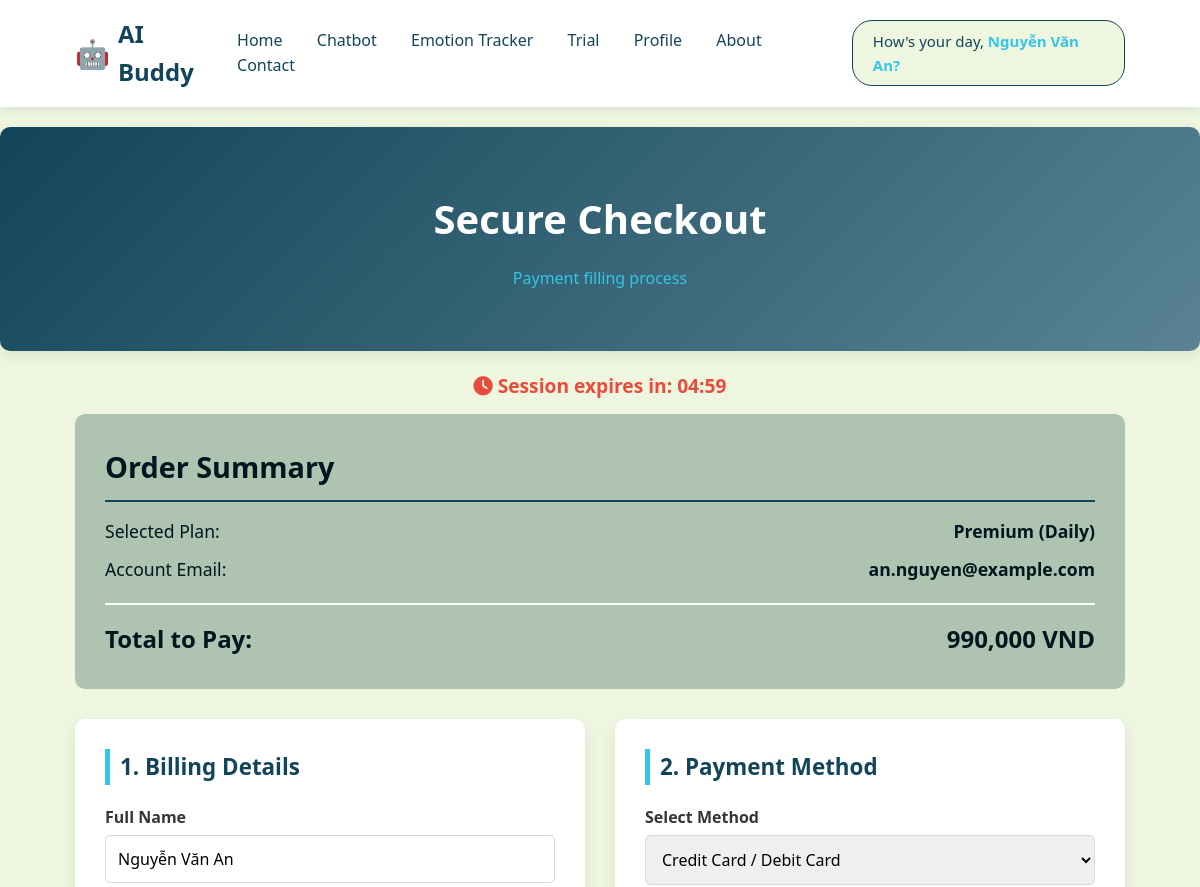
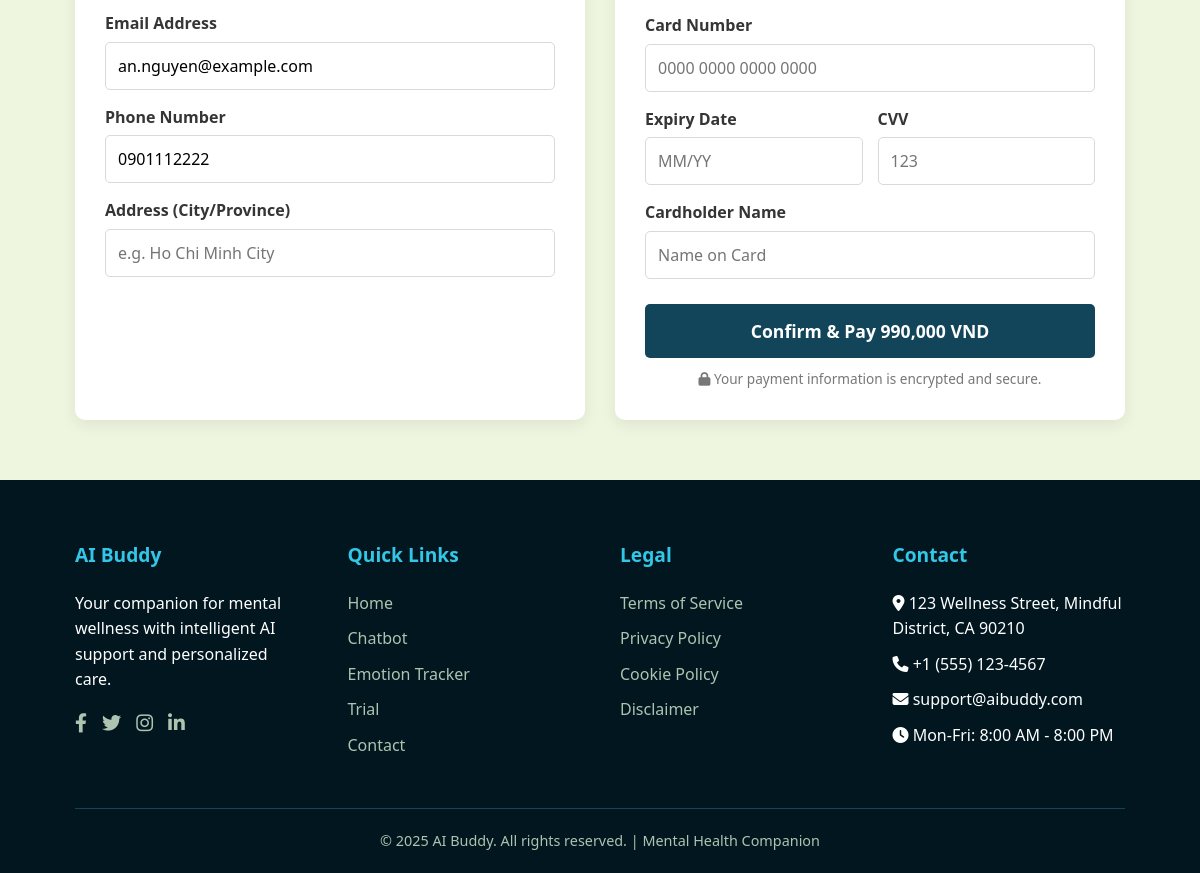
The page /user_aibuddy/AIBuddy_Checkout.php?plan_id=3 (signed in) on the database its author committed (2 pictures, top to bottom).
### tables this page shows
CREATE TABLE `users` (
  `UserID` int(11) NOT NULL,
  `UserName` varchar(100) NOT NULL,
  `UserEmail` varchar(100) NOT NULL,
  `UserPassword` varchar(255) NOT NULL,
  `BirthDate` date DEFAULT NULL,
  `PhoneNumber` varchar(20) DEFAULT NULL,
  `Gender` varchar(10) DEFAULT NULL,
  `UsageLeft` int(11) DEFAULT 0 COMMENT 'Số lần sử dụng còn lại',
  `IsTrialActive` tinyint(1) DEFAULT 0 COMMENT 'Đang dùng thử hay không',
  `secret_answer` varchar(255) NOT NULL
);

CREATE TABLE `plan` (
  `PlanID` int(11) NOT NULL,
  `PlanName` varchar(100) NOT NULL,
  `PlanDescription` text DEFAULT NULL,
  `PlanPrice` decimal(10,2) DEFAULT NULL,
  `BillingCycle` varchar(20) DEFAULT NULL,
  `PlanVideoURL` varchar(255) DEFAULT NULL
);

### user_aibuddy/AIBuddy_Checkout.php (the view, shortened to what this page needs)
<?php
require_once 'config/db.php';
$UserID = $_SESSION['userid'];
$PlanID = $_GET['plan_id'] ?? null;
$stmt = $conn->prepare("SELECT PlanID, PlanName, PlanPrice, BillingCycle FROM plan WHERE PlanID = ?");
$stmt->bind_param("i", $PlanID);
$stmt->execute();
$plan = $stmt->get_result()->fetch_assoc();
$stmt = $conn->prepare("SELECT UserID, UserName, UserEmail, PhoneNumber FROM users WHERE UserID = ?");
$stmt->bind_param("i", $UserID);
$stmt->execute();
$user = $stmt->get_result()->fetch_assoc();
?>
<!DOCTYPE html>
<html lang="en">
<head>
    <link rel="stylesheet" href="https://cdnjs.cloudflare.com/ajax/libs/font-awesome/6.4.0/css/all.min.css">
</head>
<body>
    <header>
        <div class="container header-content">
            <div class="logo"><span class="logo-icon">🤖</span> AI Buddy</div>
            <nav>
              <a href="AIBuddy_Homepage.php">Home</a>
        <a href="AIBuddy_Chatbot.php">Chatbot</a>
        <a href="AIBuddy_EmotionTracker.php">Emotion Tracker</a>
        <a href="AIBuddy_Trial.php">Trial</a>
        <a href="AIBuddy_Profile.php">Profile</a>
        <a href="AIBuddy_About.php">About</a>
        <a href="AIBuddy_Contact.php">Contact</a>
            </nav>
            <?php if (isset($user['UserName'])): ?>
                <div class="user-greeting-badge">How's your day, <strong><?= htmlspecialchars($user['UserName']) ?>?</strong></div>
            <?php endif; ?>
        </div>
    </header>
    <section class="page-hero">
        <div class="container">
            <h1>Secure Checkout</h1>
            <ul class="breadcrumb">
                <li style="color: var(--accent);">Payment filling process</li>
            </ul>
        </div>
    </section>
    <div class="container">
        <div class="payment-timer">
            <i class="fas fa-clock"></i> Session expires in: <span id="timer-value">05:00</span>
        </div>
        <div class="order-information">
            <h2>Order Summary</h2>
            <div class="order-row">
                <span>Selected Plan:</span>
                <strong><?= htmlspecialchars($plan['PlanName']) ?> (<?= htmlspecialchars($plan['BillingCycle']) ?>)</strong>
            </div>
            <div class="order-row">
                <span>Account Email:</span>
                <strong><?= htmlspecialchars($user['UserEmail']) ?></strong>
            </div>
            <div class="order-total">
                <span>Total to Pay:</span>
                <span><?= number_format($plan['PlanPrice']) ?> VND</span>
            </div>
        </div>
        <form method="post">
            <section class="payment-section">
                <div class="payment-col">
                    <h3>1. Billing Details</h3>
                    <div class="form-group">
                        <label>Full Name</label>
                        <input type="text" name="FullName" class="form-control" value="<?= htmlspecialchars($user['UserName']) ?>" required>
                    </div>
                    <div class="form-group">
                        <label>Email Address</label>
                        <input type="email" name="UserEmail" class="form-control" value="<?= htmlspecialchars($user['UserEmail']) ?>" required>
                    </div>
                    <div class="form-group">
                        <label>Phone Number</label>
                        <input type="text" name="PhoneNumber" class="form-control" value="<?= htmlspecialchars($user['PhoneNumber']) ?>" required>
                    </div>
                    <div class="form-group">
                        <label>Address (City/Province)</label>
                        <input type="text" name="City" class="form-control" required placeholder="e.g. Ho Chi Minh City">
                    </div>
                </div>
                <div class="payment-col">
                    <h3>2. Payment Method</h3>
                    <div class="form-group">
                        <label>Select Method</label>
                        <select name="PaymentMethod" id="paymentMethod" class="form-control" required>
                            <option value="Credit Card">Credit Card / Debit Card</option>
                        </select>
                    </div>
                    <div id="card-details">
                        <div class="form-group">
                            <label>Card Number</label>
                            <input type="text" name="CardNumber" class="form-control" placeholder="0000 0000 0000 0000" maxlength="19">
                        </div>
                        <div style="display:flex; gap:15px;">
                            <div class="form-group" style="flex:1">
                                <label>Expiry Date</label>
                                <input type="text" name="Expiry" id="expiryInput" class="form-control" placeholder="MM/YY" maxlength="5">
                            </div>
                            <div class="form-group" style="flex:1">
                                <label>CVV</label>
                                <input type="password" name="CVV" class="form-control" placeholder="123" maxlength="3">
                            </div>
                        </div>
                        <div class="form-group">
                            <label>Cardholder Name</label>
                            <input type="text" name="CardHolder" class="form-control" placeholder="Name on Card">
                        </div>
                    </div>
                    <button type="submit" class="btn">Confirm & Pay <?= number_format($plan['PlanPrice']) ?> VND</button>
                    <p style="margin-top:10px; font-size:0.85rem; color:#777; text-align:center;">
                        <i class="fas fa-lock"></i> Your payment information is encrypted and secure.
                    </p>
                </div>
            </section>
        </form>
    </div>
  <footer>
    <div class="container">
      <div class="footer-content">
        <div class="footer-column">
          <h3>AI Buddy</h3>
          <p>Your companion for mental wellness with intelligent AI support and personalized care.</p>
          <div class="social-links">
            <a href="#"><i class="fab fa-facebook-f"></i></a>
            <a href="#"><i class="fab fa-twitter"></i></a>
            <a href="#"><i class="fab fa-instagram"></i></a>
            <a href="#"><i class="fab fa-linkedin-in"></i></a>
          </div>
        </div>
        <div class="footer-column">
          <h3>Quick Links</h3>
          <ul>
            <li><a href="AIBuddy_Homepage.php">Home</a></li>
            <li><a href="AIBuddy_Chatbot.php">Chatbot</a></li>
            <li><a href="AIBuddy_EmotionTracker.php">Emotion Tracker</a></li>
            <li><a href="AIBuddy_Trial.php">Trial</a></li>
            <li><a href="AIBuddy_Contact.php">Contact</a></li>
          </ul>
        </div>
        <div class="footer-column">
          <h3>Legal</h3>
          <ul>
            <li><a href="AIBuddy_Terms of Service.php">Terms of Service</a></li>
            <li><a href="AIBuddy_PrivacyPolicy.php">Privacy Policy</a></li>
            <li><a href="#">Cookie Policy</a></li>
            <li><a href="#">Disclaimer</a></li>
          </ul>
        </div>
        <div class="footer-column">
          <h3>Contact</h3>
          <ul>
            <li><i class="fas fa-map-marker-alt"></i> 123 Wellness Street, Mindful District, CA 90210</li>
            <li><i class="fas fa-phone"></i> +1 (555) 123-4567</li>
            <li><i class="fas fa-envelope"></i> support@aibuddy.com</li>
            <li><i class="fas fa-clock"></i> Mon-Fri: 8:00 AM - 8:00 PM</li>
          </ul>
        </div>
      </div>
      <div class="copyright">
        <p>&copy; 2025 AI Buddy. All rights reserved. | Mental Health Companion</p>
      </div>
    </div>
  </footer>
</body>
</html>

### user_aibuddy/AIBuddy_Checkout.php (style rules this page uses)
:root { --primary-dark: #01161e; --primary: #124559; --primary-light: #598392; --accent: #33c6e7; --light: #aec3b0; --background: #eff6e0; --white: #ffffff; --gray: #d9d9d9; --text: #353535; --card-shadow: 0 5px 15px rgba(0, 0, 0, 0.08); }
* { margin: 0; padding: 0; box-sizing: border-box; font-family: 'Segoe UI', Tahoma, Geneva, Verdana, sans-serif; }
body { background-color: var(--background); color: var(--text); line-height: 1.6; }
.container { width: 90%; max-width: 1200px; margin: 0 auto; padding: 0 15px; }
header { background-color: var(--white); padding: 15px 0; box-shadow: 0 2px 10px rgba(0, 0, 0, 0.1); position: sticky; top: 0; z-index: 100; }
.header-content { display: flex; justify-content: space-between; align-items: center; }
.logo { font-size: 24px; font-weight: bold; color: var(--primary); display: flex; align-items: center; }
.logo-icon { margin-right: 8px; font-size: 28px; }
nav a { margin: 0 15px; text-decoration: none; color: var(--primary); font-weight: 500; transition: color 0.3s; }
.page-hero { background: linear-gradient(135deg, var(--primary) 0%, var(--primary-light) 100%); color: var(--white); padding: 60px 0; text-align: center; margin: 20px auto; border-radius: 10px; box-shadow: var(--card-shadow); }
.page-hero h1 { font-size: 2.5rem; margin-bottom: 15px; }
.breadcrumb { display: flex; justify-content: center; list-style: none; }
.breadcrumb li { margin: 0 10px; position: relative; }
.payment-timer { margin: 12px 0; text-align: center; font-size: 1.2rem; color: #e74c3c; font-weight: bold; }
.order-information { background-color: #aec3b0; border-radius: 10px; padding: 30px; color: var(--primary-dark); margin-bottom: 30px; }
.order-information h2 { font-size: 1.8rem; margin-bottom: 15px; border-bottom: 2px solid var(--primary); padding-bottom: 10px; }
.order-row { display: flex; justify-content: space-between; margin-bottom: 10px; font-size: 1.1rem; }
.order-total { display: flex; justify-content: space-between; margin-top: 20px; font-size: 1.5rem; font-weight: bold; color: var(--primary-dark); border-top: 2px solid var(--white); padding-top: 15px; }
.payment-section { display: flex; gap: 30px; flex-wrap: wrap; margin-bottom: 60px; }
.payment-col { flex: 1; background: var(--white); padding: 30px; border-radius: 10px; box-shadow: var(--card-shadow); min-width: 300px; }
.payment-col h3 { color: var(--primary); margin-bottom: 20px; font-size: 1.4rem; border-left: 5px solid var(--accent); padding-left: 10px; }
.form-group { margin-bottom: 15px; }
.form-group label { display: block; margin-bottom: 5px; font-weight: 600; }
.form-control { width: 100%; padding: 12px; border: 1px solid var(--gray); border-radius: 5px; font-size: 1rem; }
.btn { width: 100%; padding: 15px; background: var(--primary); color: white; border: none; border-radius: 5px; font-size: 1.1rem; font-weight: bold; cursor: pointer; margin-top: 10px; transition: background 0.3s; }
footer { background-color: var(--primary-dark); color: var(--white); padding: 60px 0 20px; margin-top: auto; }
.copyright { text-align: center; padding-top: 20px; border-top: 1px solid var(--primary); font-size: 0.9rem; color: var(--light); }
.user-greeting-badge { background-color: var(--background); color: var(--primary); padding: 8px 20px; border-radius: 20px; font-size: 15px; font-weight: 500; border: 1px solid var(--primary); display: inline-block; }
.user-greeting-badge strong { color: var(--accent); font-weight: 700; }
footer { background-color: var(--primary-dark); color: var(--white); padding: 60px 0 20px; margin-top: 60px; }
.footer-content { display: grid; grid-template-columns: repeat(auto-fit, minmax(200px, 1fr)); gap: 40px; margin-bottom: 40px; }
.footer-column h3 { font-size: 1.2rem; margin-bottom: 20px; color: var(--accent); }
.footer-column ul { list-style: none; }
.footer-column ul li { margin-bottom: 10px; }
.footer-column ul li a { color: var(--light); text-decoration: none; transition: color 0.3s; }
.copyright { text-align: center; padding-top: 20px; border-top: 1px solid var(--primary); color: var(--light); font-size: 0.9rem; }
.social-links { display: flex; gap: 15px; margin-top: 15px; }
.social-links a { color: var(--light); font-size: 1.2rem; transition: color 0.3s; }

### rows shown on the page
users: UserName "Nguyễn Văn An", UserEmail "an.nguyen@example.com", FullName "Nguyễn Văn An", PhoneNumber "0901112222"
plan: PlanName "Premium", BillingCycle "Daily", PlanPrice "990,000"
